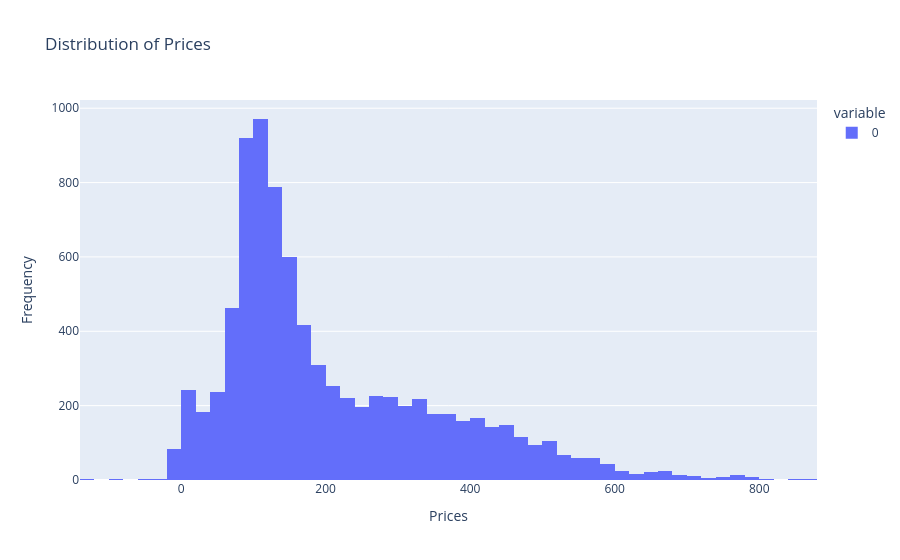

The notebook cell this image was saved under:
### Code cell
prices = reshaped_policy_train_0[0].flatten()

fig = px.histogram(prices, nbins=100, title='Distribution of Prices')
fig.update_layout(xaxis_title='Prices', yaxis_title='Frequency')
fig.show()

### Figure 1 — Plotly figure (JSON) as saved in the notebook; plotly's stock layout.template omitted (floating-point values rounded to 4 significant figures; data arrays with more than 128 entries replaced by an {"elided": "..."} marker saying what was removed)
{"data": [{"alignmentgroup": "True", "bingroup": "x", "hovertemplate": "variable=0<br>value=%{x}<br>count=%{y}<extra></extra>", "legendgroup": "0", "marker": {"color": "#636efa", "pattern": {"shape": ""}}, "name": "0", "nbinsx": 100, "offsetgroup": "0", "orientation": "v", "showlegend": true, "type": "histogram", "x": {"elided": "8424 float values"}, "xaxis": "x", "yaxis": "y"}], "layout": {"barmode": "relative", "legend": {"title": {"text": "variable"}, "tracegroupgap": 0}, "title": {"text": "Distribution of Prices"}, "xaxis": {"anchor": "y", "domain": [0, 1], "title": {"text": "Prices"}}, "yaxis": {"anchor": "x", "domain": [0, 1], "title": {"text": "Frequency"}}}}
